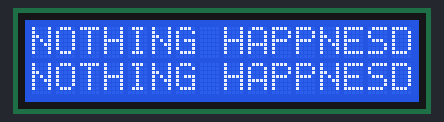
A sketch run on a simulated Arduino Uno, built with avr-gcc and run on an emulated ATmega328P. On the bench: 16×2 character LCD. What the sketch prints to the serial monitor is not drawn.

Above: at 0.1 s.
At 1.2 s:
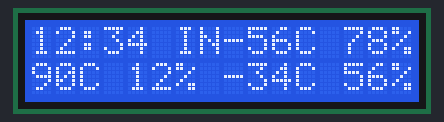

The sketch:

12cDisplay.ino
```cpp
#include <Wire.h>
#include <LiquidCrystal_I2C.h>

//Fixed Depending upon the board
//SDA - A4
//SDL - A5

LiquidCrystal_I2C lcd(0x27, 16, 2);

void setup_display(){
  lcd.init();
  lcd.backlight();
  lcd.clear();
}

void display_info(String time, String data1, String data2, String data3){
  String line1 = time;
  line1 += " IN-";
  line1 += data1;

  String line2 = data2;
  line2 += " -";
  line2 += data3;


  lcd.setCursor(0,0);
  lcd.print(line1);
  lcd.setCursor(0,1);
  lcd.print(line2);
}

void setup()
{
  Serial.begin(9600);
  Serial.println("\nI2C Scanner");

  setup_display();

  lcd.setCursor(0,0);
  lcd.print("NOTHING HAPPNESD");
  lcd.setCursor(0,1);
  lcd.print("NOTHING HAPPNESD");
}

int i = 0;
void loop()
{
  delay(1000);
  String s;
  s+=i++; s+=i++; s+=i++; s+=i++; s+=i++;
  display_info("12:34", "56C 78%", "90C 12%", "34C 56%");
//  delay(1000);
}
```
